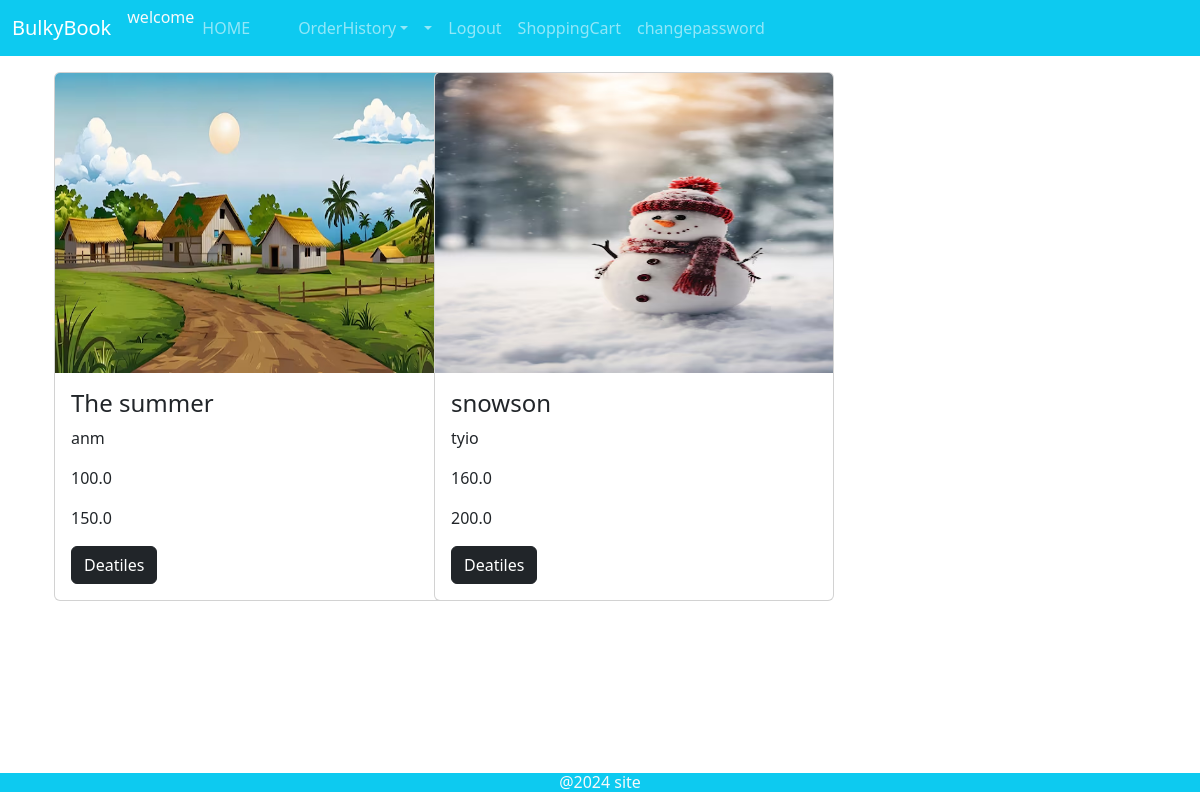
The page /home on the database its author committed.
### manager/models.py (models this page shows, shortened)
class product(models.Model):
    title=models.CharField(max_length=20)
    ISBN=models.CharField(max_length=20)
    author=models.CharField(max_length=20)
    description=models.TextField()
    listprise=models.FloatField()
    price=models.FloatField()
    price50=models.FloatField()
    price100=models.FloatField()
    categorys=models.ForeignKey(category,on_delete=models.CASCADE)
    covertype=models.ForeignKey(covertypetable,on_delete=models.CASCADE)
    image=models.FileField(upload_to='media')

### users/views.py (the view)
# urls.py: 2. Add a URL to urlpatterns:  path('', views.home, name='home')
def home(request):
    m=product.objects.all()
    p={'m':m}
    return render(request,'customer/home.html',p)

### template/customer/home.html (shortened to what this page needs)
{% extends 'customer/userhome.html' %}
{% block content %}
      <div class="container">
        <div class="row">
      {% for i in m %}
      <div class="col-lg-4 col-md-2 col-sm-3 col-xs-12">
      <div class="container mt-3">
        <div class="card" style="width:400px">
          <img class="card-img-top" src="{{i.image.url}}" alt="Card image" style="width:100%;height:300px;">
          <div class="card-body">
            <h4 class="card-title">{{i.title}}</h4>
            <p class="card-text">{{i.author}}</p>
            <p class="card-text">{{i.listprise}}</p>
            <p class="card-text">{{i.price}}</p>
            <a href="{% url 'deatiles' i.id  %}"> <button class="btn btn-dark">Deatiles</button></a>
          </div>
        </div>
        </div>
        </div>
        {% endfor %}
        </div>
      </div>
{%endblock%}

### template/customer/userhome.html (shortened to what this page needs)
<!DOCTYPE html>
<html lang="en">
<head>
    <link rel="stylesheet" href="/static/css/bootstrap.css">
    <link href="https://cdn.jsdelivr.net/npm/bootstrap@5.3.3/dist/css/bootstrap.min.css" rel="stylesheet">
</head>
<body>
    <nav class="navbar navbar-expand-sm bg-info navbar-dark">
        <div class="container-fluid">
          <a class="navbar-brand" href="#">BulkyBook</a>
          <div class="collapse navbar-collapse" id="collapsibleNavbar">
            <ul class="navbar-nav">
                <li class="nav-item">
                   <h6 class="text-light">welcome</h6>{{user.username}}
                  </li>
              <li class="nav-item">
                <a class="nav-link" href="#">HOME</a>
              </li>
              <li class="nav-item">
                <a class="nav-link" href="#"></a>
              </li>
              <li class="nav-item">
                <a class="nav-link" href="#"></a>
              </li>
              <li class="nav-item dropdown">
                <a class="nav-link dropdown-toggle" href="#" role="button" data-bs-toggle="dropdown">OrderHistory</a>
              </li>
              <li class="nav-item dropdown">
                <a class="nav-link dropdown-toggle" href="#" role="button" data-bs-toggle="dropdown"></a>
              </li>
              <li class="nav-item">
                <a class="nav-link" href="{% url 'logoutuser' %}">Logout</a>
              </li>
              <li class="nav-item">
                <a class="nav-link" href="{% url 'shopcart' %}">ShoppingCart</a>
              </li>
              <li class="nav-item">
                <a class="nav-link" href="{% url 'changepassword' %}">changepassword</a>
              </li>
            </ul>
          </div>
        </div>
      </nav>
{% block content %}
{% endblock %}
<footer class="fixed-bottom">
    <h6 class="text-light bg-info text-center">@2024 site</h6>
</footer>
</body>
</html>

### rows shown on the page
product: image (picture), title "The summer", author "anm", listprise "100.0", price "150.0"
product: image (picture), title "snowson", author "tyio", listprise "160.0", price "200.0"
